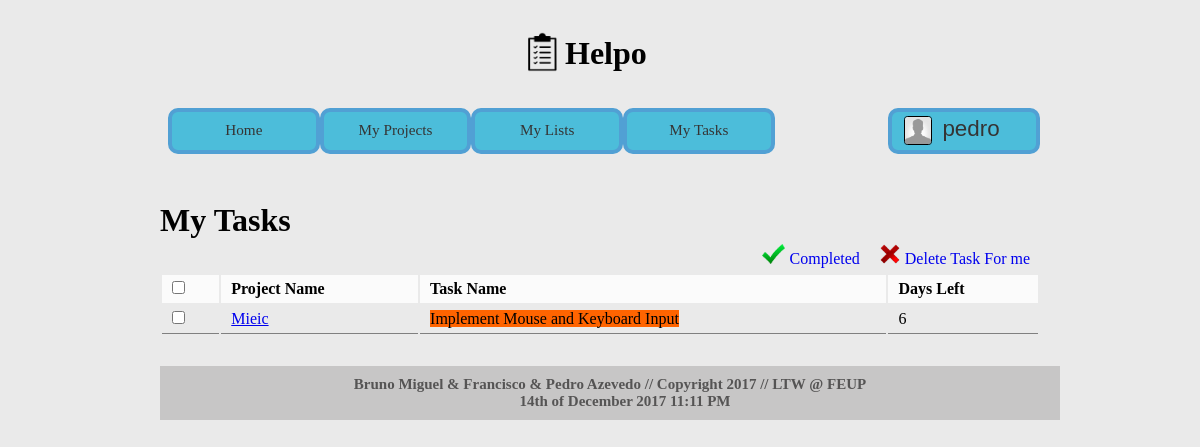
Screenshot of /mytasks.php?id=2 (signed in) with the database file from the repository.
### tables this page shows
CREATE TABLE projectTaskUsers (
	project_id 	INTEGER REFERENCES projects,
	task_id 	INTEGER REFERENCES tasks,
	user_id 	INTEGER REFERENCES users,
	
	PRIMARY KEY (project_id, task_id, user_id)
);

CREATE TABLE projects (
	project_id 		INTEGER PRIMARY KEY AUTOINCREMENT,
	project_name 	VARCHAR(50) NOT NULL,
	user_id 		INTEGER REFERENCES users
);

CREATE TABLE tasks (
	task_id 			INTEGER PRIMARY KEY AUTOINCREMENT,
	task_name 			VARCHAR(50) NOT NULL,
	task_description	VARCHAR(500),
	task_completed		INTEGER NOT NULL, /*0 not completed 1 completed (false,true)*/
	limit_day			INTEGER NOT NULL,
	limit_month			INTEGER NOT NULL,
	limit_year			INTEGER NOT NULL
);

### mytasks.php (called while the page is built, shortened)
<?php
$mytasks_section = "mytasks";
include_once('./templates/html_header.php');
include_once('./templates/html_mytasks.php');
include_once('./templates/html_footer.php');
?>

### database/db.php (called while the page is built, shortened)
<?php
    class Database {
        private $database;
        public function __construct($sqlite_file_path) {
            try {
                $this->base_path = $_SERVER['SERVER_NAME'] . $_SERVER['PHP_SELF'];
                $this->database = new PDO('sqlite:' . $sqlite_file_path);
                $this->database->setAttribute(PDO::ATTR_ERRMODE, PDO::ERRMODE_EXCEPTION);
            }
            catch (PDOException $e) {
                echo 'Connection to database failed: ' . $e->getMessage();
            }
        }
		public function get_project_by_project_id($project_id) {
			$statement = $this->database->prepare('SELECT * FROM projects WHERE project_id = ?');
			$statement->execute(array($project_id));
			return $statement->fetch();
		}
		public function get_tasks_from_user($user_id) {
			$statement = $this->database->prepare('SELECT * FROM projectTaskUsers WHERE user_id = ?');
			$statement->execute(array($user_id));
			return $statement->fetchAll();
		}
		public function getTaskFromTaskId($task_id)
        {
            $statement = $this->database->prepare('SELECT * FROM tasks WHERE task_id= ?');
            $statement->execute(array($task_id));
            return $statement->fetch();
        }
		public function get_completed_from_task_id($task_id)
        {
            $statement = $this->database->prepare('SELECT * FROM tasks WHERE task_id= ?');
            $statement->execute(array($task_id));
            return $statement->fetch();
        }
    }
?>

### templates/actions/action_color_task.php (called while the page is built, shortened)
<?php
  function get_color($task_id){
	include_once('./database/db.php');
	$db = new Database('./database/helpo.db');
	$task = $db->get_completed_from_task_id($task_id);
	if($task['task_completed'] == 1){
		$string = green;
	} else{
		$today_year = idate("Y");
		$today_month = idate("m");
		$today_day = idate("d");
		$dataL = $task['limit_year']*365 + $task['limit_month'] * 30.4 + $task['limit_day'];
		$dataH = $today_year*365 + $today_month*30.4 + $today_day;
		$days = $dataL - $dataH;
		if($days>= 0 && $days < 5){
			$color = 50;
		} else if($days >= 5 && $days < 10){
			$color=100;
		} else if($days >= 10 && $days < 20){
			$color=150;
		} else if($days >= 20 && $days <31){
			$color=200;
		} else if($days >= 31){
			$color=255;
		} else{
			$color = 0;
		}
		$string = "rgb(255,".$color.",0)";
	}
    return $string;
  }
  function get_days($task_id){
	include_once('./database/db.php');
	$db = new Database('./database/helpo.db');
	$task = $db->get_completed_from_task_id($task_id);
	if($task['task_completed'] == 1){
		$days= "DONE";
	} else{
		$today_year = idate("Y");
		$today_month = idate("m");
		$today_day = idate("d");
		$dataL = ($task['limit_year'])*365 + ($task['limit_month']) * (365/12) + $task['limit_day'];
		$dataH = ($today_year)*365 + ($today_month)*(365/12) + $today_day;
		$days = $dataL - $dataH;
		$days = round($days);
	}
    return $days;
  }

### templates/html_mytasks.php (the view, shortened to what this page needs)
<?
include_once('./templates/actions/action_color_task.php');
include_once('./database/db.php');
$db = new Database('./database/helpo.db');
?>
<div id="mytasks">
<h1>My Tasks</h1>
<div id="mytaskscontent">
    <a href="#"><div class="button" id="delete"><img src="./images/delete-icon.png"/>Delete Task For me</div></a>
	<a href="#"><div class="button" id="completed"><img src="./images/check_mark.png"/>Completed</div></a>
<form>
  <table class="list mytaskslist" id="<? echo $mytasks_section; ?>table" >
    <tr>
      <td><input class="checkboxcontrol" type="checkbox"/></td>
      <td>Project Name</td>
	  <td>Task Name</td>
	  <td>Days Left</td>
    </tr><?
	$alltasks = $db->get_tasks_from_user($_GET['id']);
	foreach($alltasks as $alltask){
		$project = $db->get_project_by_project_id($alltask['project_id']);
		$task = $db->getTaskFromTaskId($alltask['task_id']);
		echo '<tr>';
		echo '<td><input id="' . $task['task_id'] . '" type="checkbox"/></td>';
		echo '<td><a id="' . $project['project_name'] . '"href="projects.php?id=' . $project['project_id'] . '"  >' . $project['project_name'] .'</a></td>';
		echo '<td><a id="' . $task['task_name'] .'"style="background-color: ';
		echo get_color($task['task_id']);
		echo '">' . $task['task_name'] . '</a></td>';
		echo '<td>'.get_days($task['task_id']).'</td>';
		echo '</tr>';
	}
?></table>
</form>
</div>
</div>

### css/profile_header.css (style rules this page uses)
* { margin: 0px; font-family: Trebuchet MS; }
body { margin: 2em 10em 3em 10em; background-color: #eaeaea; position: relative; }
.button img { height: 20px; margin-right: 5px; }
.button { float: right; padding: 0px 10px; padding-top: 5px; vertical-align: top; }
.list { width: 100%; float: left; margin-top: 5px; }
.list tr td { padding: 5px 10px; }
.list tr:first-child td { font-weight: bold; background-color: rgba(255, 255, 255, 0.8); }
.list tr:not(:first-child) td { border-bottom: 1px gray solid; }

### rows the page displays
projecttaskusers: project.project_name "Mieic", task.task_name "Implement Mouse and Keyboard Input", task.limit_day "6"

### other values shown
$_SESSION['username'] "pedro"
